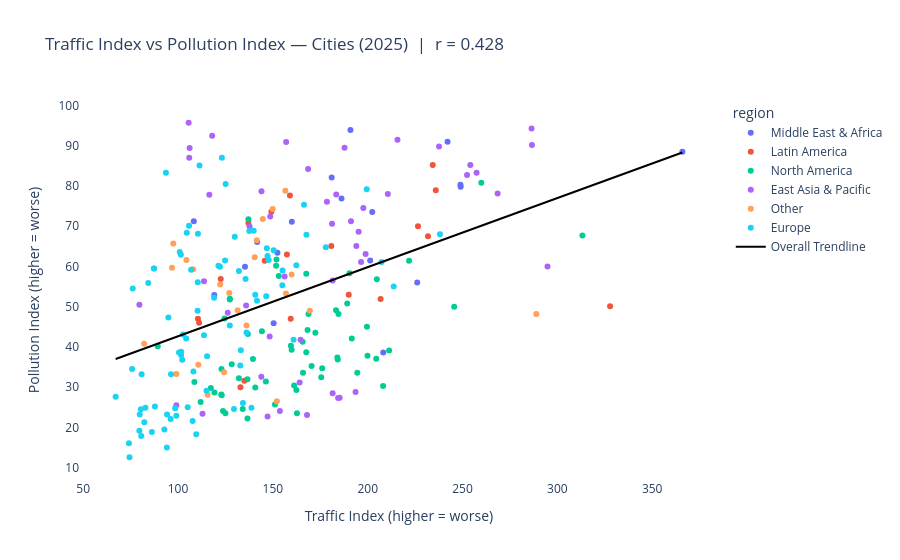

Notebook cell for this chart:
### Code cell
# Broad regional grouping
region_map = {
    'Europe': ['Germany','France','Spain','Italy','Netherlands','Belgium','Sweden','Norway',
               'Denmark','Finland','Austria','Switzerland','Portugal','Poland','Czechia',
               'Hungary','Romania','Greece','Croatia','Slovakia','Slovenia','Estonia',
               'Latvia','Lithuania','Luxembourg','Ireland','Iceland','Serbia','Ukraine',
               'Bulgaria','Bosnia and Herzegovina','Albania','North Macedonia','Kosovo',
               'Montenegro','Moldova','Belarus','Russia','Turkey'],
    'East Asia & Pacific': ['Japan','China','South Korea','Australia','New Zealand',
                            'Singapore','Taiwan','Hong Kong','Thailand','Vietnam',
                            'Malaysia','Indonesia','Philippines','Sri Lanka','Bangladesh',
                            'Pakistan','Nepal','India'],
    'North America': ['United States','Canada','Mexico'],
    'Latin America': ['Brazil','Colombia','Argentina','Chile','Peru','Venezuela','Ecuador',
                      'Bolivia','Paraguay','Uruguay','Honduras','Guatemala','El Salvador',
                      'Costa Rica','Panama','Dominican Republic','Cuba','Puerto Rico'],
    'Middle East & Africa': ['South Africa','Egypt','Nigeria','Kenya','Morocco','Ghana',
                             'Ethiopia','Tanzania','Uganda','Israel','UAE','Saudi Arabia',
                             'Qatar','Kuwait','Jordan','Lebanon','Iran','Iraq']
}
country_to_region = {c: r for r, countries in region_map.items() for c in countries}
city_latest['region'] = city_latest['country'].map(country_to_region).fillna('Other')

fig = px.scatter(
    city_latest,
    x='traffic_index',
    y='pollution_index',
    color='region',
    hover_name='city_full',
    trendline='ols',
    trendline_scope='overall',
    trendline_color_override='black',
    title=f'Traffic Index vs Pollution Index — Cities ({latest_year})  |  r = {r:.3f}',
    labels={'traffic_index': 'Traffic Index (higher = worse)',
            'pollution_index': 'Pollution Index (higher = worse)'}
)
fig.update_layout(plot_bgcolor='white', paper_bgcolor='white')
fig.show()

### Figure 1 — Plotly figure (JSON) as saved in the notebook; plotly's stock layout.template omitted (floating-point values rounded to 4 significant figures; data arrays with more than 128 entries replaced by an {"elided": "..."} marker saying what was removed)
{"data": [{"hovertemplate": "<b>%{hovertext}</b><br><br>region=Middle East & Africa<br>Traffic Index (higher = worse)=%{x}<br>Pollution Index (higher = worse)=%{y}<extra></extra>", "hovertext": ["Lagos, Nigeria", "Nairobi, Kenya", "Tehran, Iran", "Cairo, Egypt", "Pretoria, South Africa", "Cape Town, South Africa", "Alexandria, Egypt", "Johannesburg, South Africa", "Beirut, Lebanon", "Amman, Jordan", "Casablanca, Morocco", "Kuwait City, Kuwait", "Riyadh, Saudi Arabia", "Tel Aviv-Yafo, Israel", "Jeddah (Jiddah), Saudi Arabia", "Doha, Qatar", "Durban, South Africa", "Haifa, Israel"], "legendgroup": "Middle East & Africa", "marker": {"color": "#636efa", "symbol": "circle"}, "mode": "markers", "name": "Middle East & Africa", "orientation": "v", "showlegend": true, "type": "scatter", "x": [365.9, 249.0, 248.9, 242.1, 226.1, 208.2, 202.4, 201.3, 190.9, 186.2, 181.0, 160.0, 152.4, 150.4, 141.7, 135.3, 119.1, 108.3], "xaxis": "x", "y": [88.5, 79.8, 80.3, 91.0, 56.0, 38.6, 73.5, 61.5, 93.9, 76.9, 82.1, 71.1, 63.4, 45.9, 66.1, 59.9, 52.9, 71.2], "yaxis": "y"}, {"hovertemplate": "<b>%{hovertext}</b><br><br>region=Latin America<br>Traffic Index (higher = worse)=%{x}<br>Pollution Index (higher = worse)=%{y}<extra></extra>", "hovertext": ["San Jose, Costa Rica", "Sao Paulo, Brazil", "Lima, Peru", "Rio de Janeiro, Brazil", "Bogota, Colombia", "Buenos Aires, Argentina", "Belo Horizonte, Brazil", "Quito, Ecuador", "Montevideo, Uruguay", "Santo Domingo, Dominican Republic", "Medellin, Colombia", "Caracas, Venezuela", "Panama City, Panama", "Santiago, Chile", "Curitiba, Brazil", "Brasilia, Brazil", "Porto Alegre, Brazil", "Campinas, Brazil", "Cuenca, Ecuador"], "legendgroup": "Latin America", "marker": {"color": "#EF553B", "symbol": "circle"}, "mode": "markers", "name": "Latin America", "orientation": "v", "showlegend": true, "type": "scatter", "x": [327.8, 235.9, 234.3, 231.8, 226.5, 206.8, 190.0, 180.8, 159.4, 159.0, 157.4, 149.2, 145.7, 137.1, 135.0, 132.9, 122.5, 111.1, 110.5], "xaxis": "x", "y": [50.1, 78.9, 85.2, 67.5, 70.0, 51.9, 53.0, 65.1, 47.0, 77.6, 63.0, 73.6, 61.4, 70.8, 31.6, 30.0, 56.9, 46.0, 47.0], "yaxis": "y"}, {"hovertemplate": "<b>%{hovertext}</b><br><br>region=North America<br>Traffic Index (higher = worse)=%{x}<br>Pollution Index (higher = worse)=%{y}<extra></extra>", "hovertext": ["Los Angeles, CA, United States", "Mexico City, Mexico", "San Francisco, CA, United States", "Detroit, MI, United States", "Miami, FL, United States", "Boston, MA, United States", "Houston, TX, United States", "Honolulu, HI, United States", "Toronto, Canada", "Atlanta, GA, United States", "Seattle, WA, United States", "Washington, DC, United States", "Guadalajara, Mexico", "Chicago, IL, United States", "Philadelphia, PA, United States", "Brampton, Canada", "Nashville, TN, United States", "San Jose, CA, United States", "Orlando, FL, United States", "Tampa, FL, United States", "Austin, TX, United States", "Charlotte, NC, United States", "Pittsburgh, PA, United States", "Denver, CO, United States", "Jacksonville, FL, United States", "New York, NY, United States", "Montreal, Canada", "Dallas, TX, United States", "Mississauga, Canada", "Minneapolis, MN, United States", "Raleigh, NC, United States", "San Diego, CA, United States", "Oakland, CA, United States", "Phoenix, AZ, United States", "Salt Lake City, UT, United States", "Hamilton, Canada", "Vancouver, Canada", "Portland, OR, United States", "San Antonio, TX, United States", "Columbus, OH, United States", "Quebec City, Canada", "Monterrey, Mexico", "Indianapolis, IN, United States", "Milwaukee, WI, United States", "Victoria, Canada", "Ottawa, Canada", "Kansas City, MO, United States", "Winnipeg, Canada", "Las Vegas, NV, United States", "New Orleans, LA, United States", "Calgary, Canada", "Sacramento, CA, United States", "Halifax, Canada", "Tucson, AZ, United States", "Albuquerque, NM, United States", "Madison, WI, United States", "Edmonton, Canada", "Reno, NV, United States", "Kelowna, Canada", "Richmond, VA, United States", "Regina, Canada"], "legendgroup": "North America", "marker": {"color": "#00cc96", "symbol": "circle"}, "mode": "markers", "name": "North America", "orientation": "v", "showlegend": true, "type": "scatter", "x": [313.2, 259.9, 245.6, 221.8, 211.3, 208.1, 204.8, 204.5, 199.9, 199.6, 194.5, 191.6, 190.4, 189.2, 184.6, 184.2, 184.0, 183.3, 176.0, 175.5, 172.4, 170.4, 168.8, 168.3, 167.6, 167.6, 165.9, 165.7, 162.7, 162.4, 161.2, 159.9, 159.5, 153.1, 151.9, 151.7, 151.1, 146.3, 144.2, 140.7, 139.5, 137.1, 136.8, 136.6, 136.6, 134.1, 132.1, 128.3, 127.3, 127.3, 125.0, 124.5, 123.7, 123.0, 122.9, 122.8, 119.2, 117.3, 111.9, 108.6, 89.3], "xaxis": "x", "y": [67.7, 80.8, 50.0, 61.4, 39.1, 30.3, 56.8, 37.1, 37.8, 45.0, 33.6, 42.1, 58.3, 50.8, 48.2, 36.9, 37.4, 49.1, 34.7, 32.5, 43.5, 35.3, 48.2, 44.2, 38.7, 58.2, 33.6, 41.3, 23.5, 29.3, 30.4, 39.3, 40.3, 57.6, 61.7, 60.2, 25.7, 31.4, 43.9, 29.9, 37.0, 71.7, 43.2, 32.0, 22.2, 24.6, 32.2, 35.7, 51.8, 52.0, 23.5, 47.1, 24.1, 28.0, 34.5, 28.2, 28.7, 29.8, 26.3, 31.3, 40.2], "yaxis": "y"}, {"hovertemplate": "<b>%{hovertext}</b><br><br>region=East Asia & Pacific<br>Traffic Index (higher = worse)=%{x}<br>Pollution Index (higher = worse)=%{y}<extra></extra>", "hovertext": ["Colombo, Sri Lanka", "Delhi, India", "Dhaka, Bangladesh", "Kolkata, India", "Mumbai, India", "Jakarta, Indonesia", "Bangalore, India", "Manila, Philippines", "Noida, India", "Bangkok, Thailand", "Coimbatore, India", "Chennai, India", "Jaipur, India", "Bandung, Indonesia", "Kuala Lumpur, Malaysia", "Sydney, Australia", "Pune, India", "Karachi, Pakistan", "Melbourne, Australia", "Perth, Australia", "Beijing, China", "Thiruvananthapuram, India", "Brisbane, Australia", "Shanghai, China", "Hyderabad, India", "Cebu, Philippines", "Wellington, New Zealand", "Islamabad, Pakistan", "Auckland, New Zealand", "Gurgaon, India", "Seoul, South Korea", "Adelaide, Australia", "Ahmedabad, India", "Tokyo, Japan", "Canberra, Australia", "Lahore, Pakistan", "Singapore, Singapore", "Guangzhou, China", "Mangalore, India", "Taipei, Taiwan", "Ho Chi Minh City, Vietnam", "Chiang Mai, Thailand", "Shenzhen, China", "Gold Coast, Australia", "Hanoi, Vietnam", "Pattaya, Thailand", "Kathmandu, Nepal", "Christchurch, New Zealand", "Qingdao, Shandong, China"], "legendgroup": "East Asia & Pacific", "marker": {"color": "#ab63fa", "symbol": "circle"}, "mode": "markers", "name": "East Asia & Pacific", "orientation": "v", "showlegend": true, "type": "scatter", "x": [294.8, 286.6, 286.4, 268.5, 257.4, 254.1, 252.4, 237.6, 215.7, 210.6, 198.9, 197.7, 196.5, 195.2, 194.0, 193.6, 191.2, 187.8, 185.2, 184.4, 183.4, 181.5, 181.5, 181.2, 178.5, 168.6, 168.0, 164.6, 164.1, 157.0, 156.2, 153.7, 148.6, 148.3, 147.2, 144.0, 143.9, 137.7, 135.9, 126.2, 118.0, 116.5, 113.7, 112.9, 106.1, 105.9, 105.6, 99.1, 79.6], "xaxis": "x", "y": [60.0, 90.2, 94.3, 78.1, 83.3, 85.2, 82.7, 89.8, 91.5, 78.0, 63.1, 74.5, 61.1, 68.6, 65.1, 28.8, 71.2, 89.5, 27.4, 27.3, 77.9, 56.5, 28.5, 70.6, 76.1, 84.2, 23.1, 41.8, 31.2, 90.9, 57.5, 24.1, 72.4, 42.6, 22.7, 78.7, 32.6, 69.9, 50.3, 48.5, 92.5, 77.8, 56.3, 23.4, 89.4, 87.0, 95.7, 25.5, 50.5], "yaxis": "y"}, {"hovertemplate": "<b>%{hovertext}</b><br><br>region=Other<br>Traffic Index (higher = worse)=%{x}<br>Pollution Index (higher = worse)=%{y}<extra></extra>", "hovertext": ["Sharjah, United Arab Emirates", "Dubai, United Arab Emirates", "London, United Kingdom", "Manchester, United Kingdom", "Almaty, Kazakhstan", "Belfast, United Kingdom", "Baku, Azerbaijan", "Tbilisi, Georgia", "Hong Kong, Hong Kong (China)", "Manama, Bahrain", "Abu Dhabi, United Arab Emirates", "Birmingham, United Kingdom", "Tashkent, Uzbekistan", "Glasgow, United Kingdom", "Astana (Nur-Sultan), Kazakhstan", "Edinburgh, United Kingdom", "Muscat, Oman", "Nicosia, Cyprus", "Yerevan, Armenia", "Prague, Czech Republic", "Sarajevo, Bosnia And Herzegovina", "Limassol, Cyprus", "Brno, Czech Republic"], "legendgroup": "Other", "marker": {"color": "#FFA15A", "symbol": "circle"}, "mode": "markers", "name": "Other", "orientation": "v", "showlegend": true, "type": "scatter", "x": [288.9, 169.5, 159.9, 156.9, 156.6, 152.1, 149.9, 144.7, 141.5, 140.4, 136.1, 131.4, 127.0, 124.3, 122.2, 115.6, 110.7, 107.9, 104.4, 99.1, 97.5, 96.8, 82.1], "xaxis": "x", "y": [48.2, 49.0, 58.0, 53.3, 78.8, 26.5, 74.3, 71.8, 66.5, 62.3, 45.3, 49.1, 53.4, 33.7, 55.5, 28.1, 35.6, 59.3, 61.6, 33.3, 65.7, 59.7, 40.8], "yaxis": "y"}, {"hovertemplate": "<b>%{hovertext}</b><br><br>region=Europe<br>Traffic Index (higher = worse)=%{x}<br>Pollution Index (higher = worse)=%{y}<extra></extra>", "hovertext": ["Istanbul, Turkey", "Moscow, Russia", "Saint Petersburg, Russia", "Naples, Italy", "Kiev (Kyiv), Ukraine", "Novosibirsk, Russia", "Bucharest, Romania", "Izmir, Turkey", "Dublin, Ireland", "Antwerp, Belgium", "Athens, Greece", "Paris, France", "Brussels, Belgium", "Odessa (Odesa), Ukraine", "Ankara, Turkey", "Rome, Italy", "Lyon, France", "Budapest, Hungary", "Yekaterinburg, Russia", "Zurich, Switzerland", "Belgrade, Serbia", "Antalya, Turkey", "Kharkiv, Ukraine", "Cork, Ireland", "Cologne, Germany", "Lisbon, Portugal", "Iasi, Romania", "Milan, Italy", "Geneva, Switzerland", "Bursa, Turkey", "Dnipro, Ukraine", "Wroclaw, Poland", "Tirana, Albania", "Warsaw, Poland", "Bologna, Italy", "Gdansk, Poland", "Riga, Latvia", "Hamburg, Germany", "Minsk, Belarus", "Chelyabinsk, Russia", "Sofia, Bulgaria", "Thessaloniki, Greece", "Lviv, Ukraine", "Stockholm, Sweden", "Zagreb, Croatia", "Luxembourg, Luxembourg", "Poznan, Poland", "Krakow (Cracow), Poland", "Munich, Germany", "Turin, Italy", "Florence, Italy", "Cluj-Napoca, Romania", "Bratislava, Slovakia", "Madrid, Spain", "Stuttgart, Germany", "Chisinau, Moldova", "Barcelona, Spain", "Berlin, Germany", "Ljubljana, Slovenia", "Porto, Portugal", "Nizhny Novgorod, Russia", "Oslo, Norway", "Trieste, Italy", "Rotterdam, Netherlands", "Reykjavik, Iceland", "Skopje, North Macedonia", "Gothenburg, Sweden", "Vilnius, Lithuania", "Plovdiv, Bulgaria", "Varna, Bulgaria", "Tallinn, Estonia", "Timisoara, Romania", "Valencia, Spain", "Copenhagen, Denmark", "Frankfurt, Germany", "The Hague (Den Haag), Netherlands", "Amsterdam, Netherlands", "Utrecht, Netherlands", "Eindhoven, Netherlands", "Novi Sad, Serbia", "Brasov, Romania", "Helsinki, Finland", "Vienna, Austria", "Split, Croatia"], "legendgroup": "Europe", "marker": {"color": "#19d3f3", "symbol": "circle"}, "mode": "markers", "name": "Europe", "orientation": "v", "showlegend": true, "type": "scatter", "x": [238.1, 213.7, 207.3, 199.5, 177.9, 167.7, 166.4, 162.4, 160.9, 155.1, 155.0, 150.4, 147.8, 147.2, 146.8, 146.5, 141.6, 140.7, 139.9, 138.7, 137.6, 136.1, 135.6, 134.2, 133.1, 132.8, 132.1, 129.9, 129.5, 127.3, 125.1, 124.8, 123.1, 122.1, 121.3, 119.0, 115.3, 115.0, 113.7, 111.3, 110.5, 110.4, 110.3, 109.6, 108.1, 107.7, 106.9, 105.8, 105.1, 104.6, 104.3, 102.6, 102.2, 101.6, 101.6, 101.5, 100.9, 100.5, 99.1, 98.5, 96.3, 96.1, 94.9, 94.2, 94.1, 93.6, 92.8, 87.8, 87.4, 87.2, 86.2, 84.3, 82.8, 82.2, 80.8, 80.6, 80.4, 79.8, 79.6, 76.1, 75.8, 74.4, 74.1, 67.1], "xaxis": "x", "y": [68.0, 55.0, 61.1, 79.2, 64.8, 67.9, 75.3, 60.3, 41.8, 59.0, 55.3, 64.0, 61.6, 62.6, 64.5, 52.6, 51.5, 53.0, 68.9, 24.9, 68.8, 43.6, 56.9, 26.1, 39.2, 35.4, 58.9, 67.4, 24.6, 45.3, 80.5, 61.5, 87.0, 59.9, 60.2, 52.2, 37.7, 29.1, 42.9, 85.1, 68.1, 56.1, 49.0, 18.3, 33.9, 21.6, 59.2, 70.1, 25.0, 68.4, 42.1, 43.1, 36.8, 38.0, 38.8, 62.9, 63.6, 38.6, 22.9, 24.8, 33.2, 22.1, 47.3, 23.2, 15.0, 83.3, 19.5, 25.2, 59.5, 59.5, 18.9, 55.9, 24.9, 21.3, 33.2, 17.9, 24.5, 23.2, 19.2, 54.5, 34.5, 12.6, 16.1, 27.6], "yaxis": "y"}, {"hovertemplate": "<b>OLS trendline</b><br>pollution_index = 0.171732 * traffic_index + 25.4855<br>R<sup>2</sup>=0.183214<br><br>Traffic Index (higher = worse)=%{x}<br>Pollution Index (higher = worse)=%{y} <b>(trend)</b><extra></extra>", "legendgroup": "Overall Trendline", "line": {"color": "black"}, "mode": "lines", "name": "Overall Trendline", "showlegend": true, "type": "scatter", "x": {"elided": "254 float values"}, "xaxis": "x", "y": {"elided": "254 float values"}, "yaxis": "y"}], "layout": {"legend": {"title": {"text": "region"}, "tracegroupgap": 0}, "paper_bgcolor": "white", "plot_bgcolor": "white", "title": {"text": "Traffic Index vs Pollution Index — Cities (2025)  |  r = 0.428"}, "xaxis": {"anchor": "y", "domain": [0, 1], "title": {"text": "Traffic Index (higher = worse)"}}, "yaxis": {"anchor": "x", "domain": [0, 1], "title": {"text": "Pollution Index (higher = worse)"}}}}
